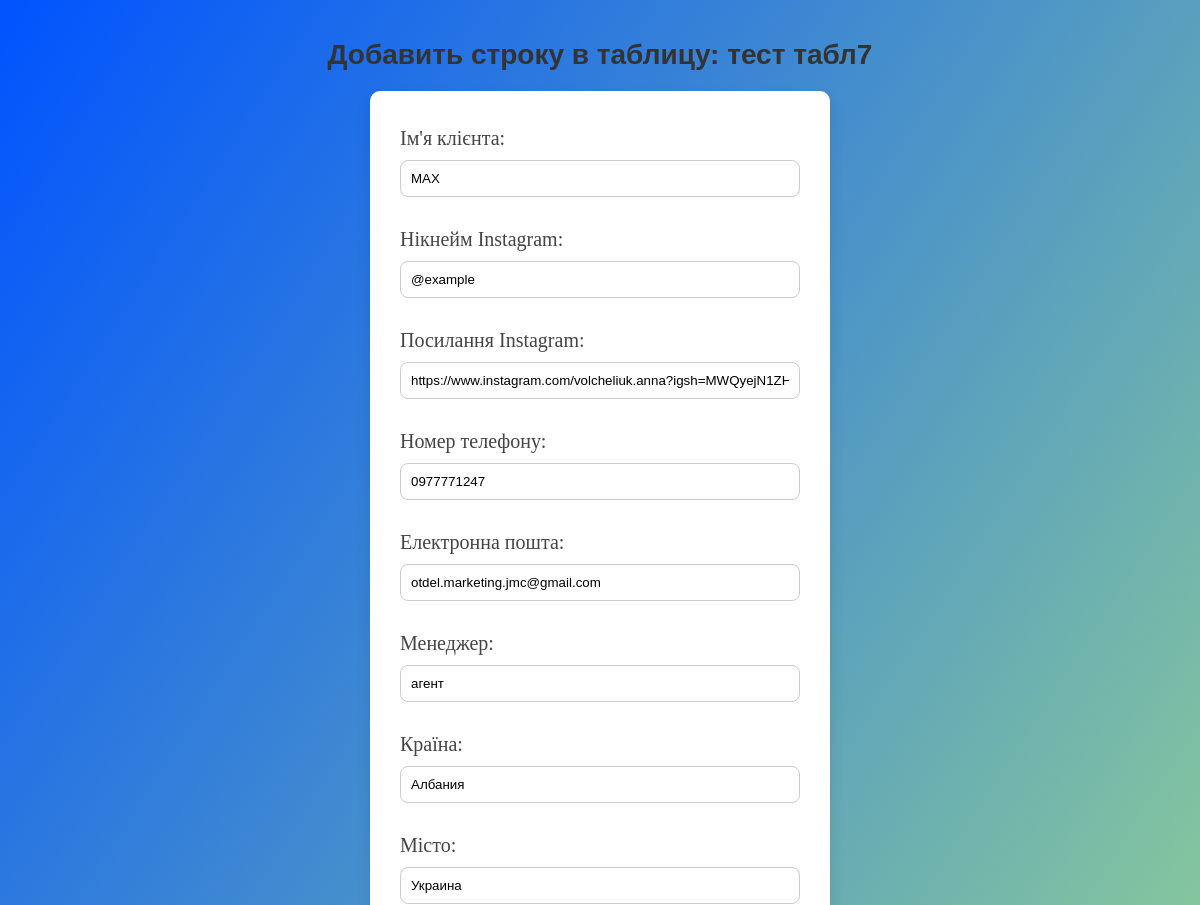
/clients/tables/39/edit/45/ (signed in, upper part), run on an earlier commit of the app's database.
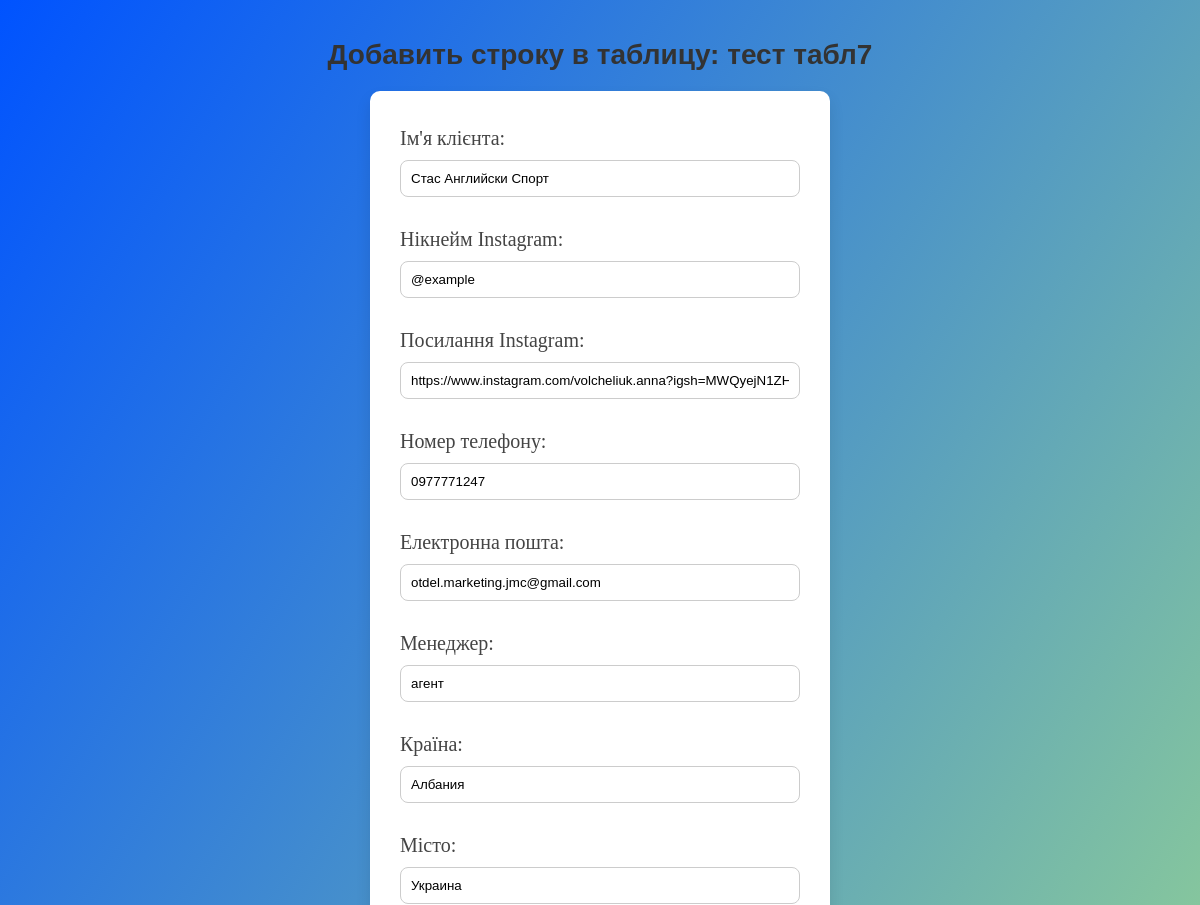
And on a later commit of the database.
### clients/models.py (models this page shows, shortened)
class CustomRow(models.Model):
    STATUS_CHOICES = [
        ('lead', 'Лид'),
        ('client', 'Клиент'),
        ('customer', 'Заказчик'),
    ]
    CONTACT_CHOICES = [
        ('contact_1', 'Контакт 1'),
        ('contact_2', 'Контакт 2'),
        ('contact_3', 'Контакт 3'),
        ('contact_4', 'Контакт 4'),
    ]
    PRIORITY_CHOICES = [
        ('low', 'Низкий'),
        ('medium', 'Средний'),
        ('high', 'Высокий'),
    ]
    status = models.CharField(
        max_length=50,
        choices=STATUS_CHOICES,
        default='lead',
        blank=True,
        null=True
    )
    contact = models.CharField(
        max_length=10,
        choices=CONTACT_CHOICES,
        blank=True,
        null=True
    )
    priority = models.CharField(
        max_length=12,
        choices=PRIORITY_CHOICES,
        default='low',
        blank=True,
        null=True
    )
    change_status_contact = models.CharField(
    max_length=10,
    choices=CONTACT_CHOICES,  # 👈 Добавляем `choices`
    blank=True,
    null=True
    )
    table = models.ForeignKey(CustomTable, on_delete=models.CASCADE, related_name="rows", null=False, blank=False)
    name = models.CharField(max_length=255)  # Имя клиента
    instagram_username = models.CharField(max_length=40, blank=True, null=True)  # Никнейм Instagram
    instagram_link = models.URLField(blank=True, null=True)  # Ссылка Instagram
    phone_number = models.CharField(max_length=20, blank=True, null=True)  # Номер телефона
    email = models.EmailField(max_length=255, blank=True, null=True, verbose_name='Електронна пошта')
    manager = models.CharField(max_length=255)  # Менеджер (обязательное)
    country = models.CharField(max_length=255, blank=True, null=True)  # Поле страны
    city = models.CharField(max_length=255, blank=True, null=True)  # Поле города
    status = models.CharField(max_length=50, blank=True, null=True, choices=[
        ('lead', 'Лид'),
        ('client', 'Клиент'),
        ('customer', 'Заказчик')
    ], default='lead')
    deal_amount = models.DecimalField(max_digits=10, decimal_places=2, blank=True, null=True)
    deal_amount_currency = models.CharField(max_length=3, choices=[('UAH', 'UAH'), ('USD', 'USD'), ('EUR', 'EUR')], default='UAH')
    paid_amount = models.DecimalField(max_digits=10, decimal_places=2, blank=True, null=True)
    paid_amount_currency = models.CharField(max_length=3, choices=[('UAH', 'UAH'), ('USD', 'USD'), ('EUR', 'EUR')], default='UAH')
    expected_profit = models.DecimalField(max_digits=10, decimal_places=2, blank=True, null=True)
    expected_profit_currency = models.CharField(max_length=3, choices=[('UAH', 'UAH'), ('USD', 'USD'), ('EUR', 'EUR')], default='UAH')
    contact = models.CharField(max_length=10, blank=True, null=True, choices=[
        ('contact_1', 'Контакт 1'),
        ('contact_2', 'Контакт 2'),
        ('contact_3', 'Контакт 3'),
        ('contact_4', 'Контакт 4'),
    ])
    change_status_contact = models.CharField(max_length=10, blank=True, null=True, choices=[
        ('contact_1', 'Контакт 1'),
        ('contact_2', 'Контакт 2'),
        ('contact_3', 'Контакт 3'),
        ('contact_4', 'Контакт 4'),
    ])
    priority = models.CharField(
        max_length=12,
        choices=[
            ('low', 'Низький'),
            ('medium', 'Середній'),
            ('high', 'Високий'),
        ],
        default='low',  # Значение по умолчанию
        verbose_name='Пріоритет'
    )
    record_date = models.DateTimeField()  # Дата записи
    due_date = models.DateTimeField(blank=True, null=True)  # Срок выполнения
    inquiry_date = models.DateTimeField(blank=True, null=True)  # Дата обращения
    additional_data = models.JSONField(default=dict, blank=True)  # Для хранения уникальных данных
    last_updated = models.DateTimeField(auto_now=True)  # Последнее изменение
    updated_by = models.ManyToManyField(
    User,
    blank=True,
    related_name='updated_rows',
    verbose_name="Змінено користувачем"
    )
    manually_updated = models.BooleanField(
        default=False,
        verbose_name="Ручное изменение"
    )

### clients/views.py (the view)
# urls.py: path('tables/<int:table_id>/edit/<int:row_id>/', views.edit_row, name='edit_row'),  # Редактировать строку
@login_required
def edit_row(request, table_id, row_id):
    table = get_object_or_404(CustomTable, id=table_id)
    row = get_object_or_404(CustomRow, id=row_id, table=table)
    if request.method == "POST":
        if not request.user.is_authenticated:
            raise PermissionDenied("Вы должны быть авторизованы для выполнения этого действия.")
        form = CustomRowForm(request.POST, table=table, instance=row, user=request.user)
        if form.is_valid():
            row = form.save(commit=False, user=request.user) # Сохраняем объект без коммита
            row.save()  # Сохраняем строку в базе данных
            return redirect('custom_row_list', table_id=table.id)
        else:
            print("Ошибки формы:", form.errors)
            print("Form errors:", form.errors)
    else:
        form = CustomRowForm(table=table, instance=row, user=request.user)
    return render(
        request,
        'clients/custom_row_form.html',
        {'form': form, 'table': table, 'row': row}
    )

### clients/templates/clients/custom_row_form.html (shortened to what this page needs)
{% load static %}
<!DOCTYPE html>
<html lang="uk">
<head>
    <link rel="stylesheet" href="{% static 'css/tableform.css' %}">
</head>
<body>
    <h1>Добавить строку в таблицу: {{ table.name }}</h1>
    <form method="POST" class="table-form">
        {% for field in form %}
            {% if field.name != "manually_updated" and field.name != "last_updated" and field.name != "updated_by" and field.name != "record_date" and field.name != "due_date" and field.name != "inquiry_date" and field.name != "deal_amount" and field.name != "deal_amount_currency" and field.name != "paid_amount" and field.name != "paid_amount_currency" and field.name != "expected_profit" and field.name != "expected_profit_currency" and field.name != "change_status_contact" and field.name != "status" and field.name != "contact" and field.name != "priority" %}
                <p>
                    {{ field.label_tag }}
                    {{ field }}
                </p>
            {% endif %}
        {% endfor %}
    </form>
</body>
</html>

What changed in the data, as far as the page shows it:
changed CustomRow "@example": name "MAX" → "Стас Английски Спорт"
